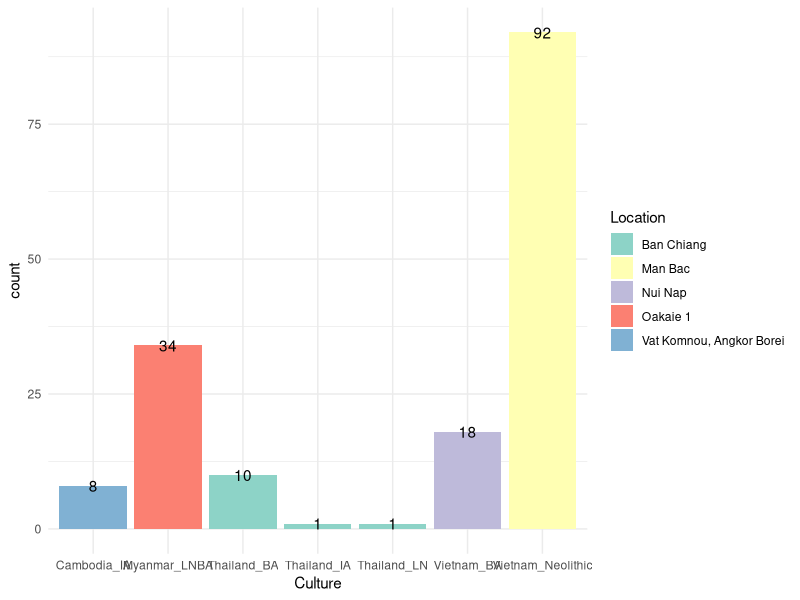
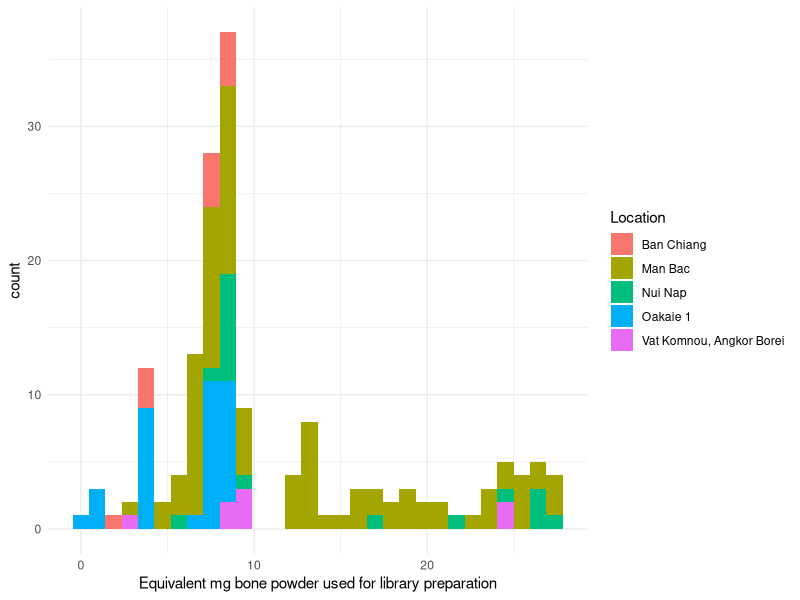
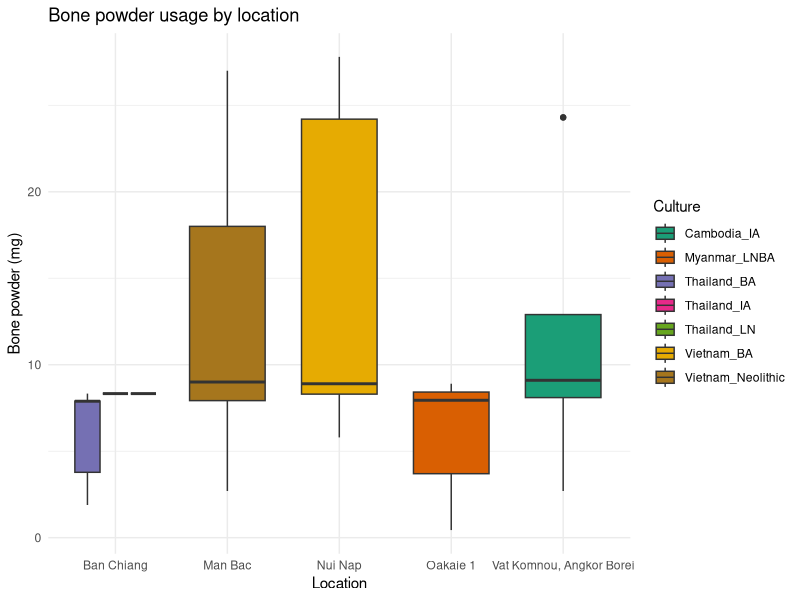

Recreate these plots in R, in order.
## ---- chunk 1
knitr::opts_chunk$set(echo = TRUE)
## ---- chunk 2
# Load the readr package 
library(readr)
library(dplyr)
library(ggplot2)

# Read the CSV
data <- read_csv2(
  "table_s1.csv",      
  skip = 1,           # skip the first line which is a description
  locale = locale(decimal_mark = ",") # interpret comma as decimal
)

# Check the first few rows
head(data)

data_subset <- data %>%
  select(
    Culture,
    Location,
    `mtDNA haplogroup`,
    `Equivalent mg bone powder used for library preparation`,
    `Shotgun raw sequences`,
    `mtDNA coverage`,
    `mtDNA fraction damaged in last base`
  )

head(data_subset)

data_without_na <- na.omit(data_subset)

ggplot(data_without_na, aes(Culture, fill=Location)) + 
  geom_bar() +
  geom_text(aes(label = ..count..), stat="count", position = position_stack(vjust = 1)) +
  theme(axis.text.x = element_text(angle=45, hjust = 1)) +
  theme_minimal() +
  scale_fill_brewer(palette="Set3")

data_without_na$`Equivalent mg bone powder used for library preparation` <- as.numeric(as.character(data_without_na$'Equivalent mg bone powder used for library preparation'))

ggplot(data_without_na, aes(x = `Equivalent mg bone powder used for library preparation`, fill=`Location`)) + 
  geom_histogram() +
  theme_minimal()

ggplot(data_without_na, aes(x = Location, y = `Equivalent mg bone powder used for library preparation`, fill = Culture)) + 
geom_boxplot() + labs(title = "Bone powder usage by location",y = "Bone powder (mg)") + theme_minimal() +
scale_fill_brewer(palette = "Dark2")
